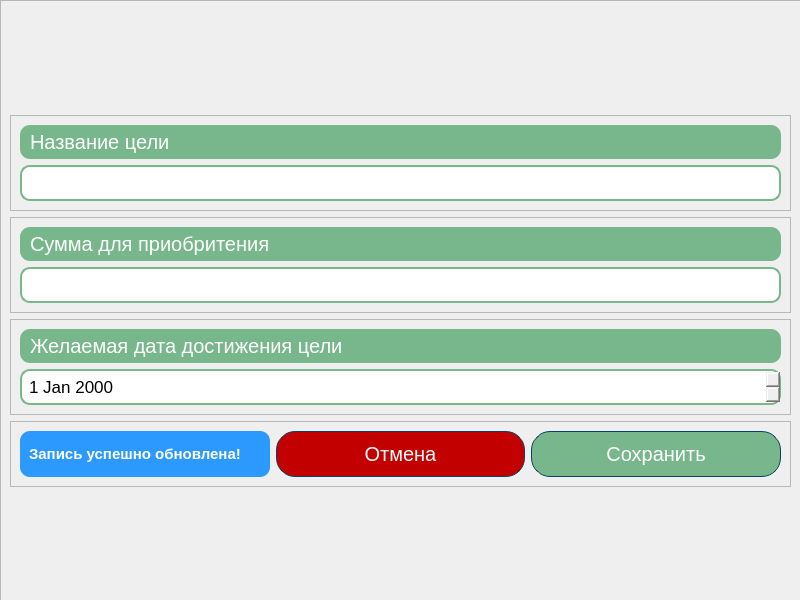
<?xml version="1.0" encoding="UTF-8"?>
<ui version="4.0">
 <class>MainWindow</class>
 <widget class="QMainWindow" name="MainWindow">
  <property name="geometry">
   <rect>
    <x>0</x>
    <y>0</y>
    <width>800</width>
    <height>600</height>
   </rect>
  </property>
  <property name="windowTitle">
   <string>MyMoneyManager</string>
  </property>
  <property name="windowIcon">
   <iconset resource="../../Pictures/Images/design.qrc">
    <normaloff>:/icons/dollar.ico</normaloff>:/icons/dollar.ico</iconset>
  </property>
  <widget class="QWidget" name="centralwidget">
   <widget class="QLabel" name="label">
    <property name="geometry">
     <rect>
      <x>-6</x>
      <y>-5</y>
      <width>811</width>
      <height>611</height>
     </rect>
    </property>
    <property name="text">
     <string/>
    </property>
    <property name="pixmap">
     <pixmap resource="../../Pictures/Images/design.qrc">:/images/money_background.jpg</pixmap>
    </property>
    <property name="scaledContents">
     <bool>true</bool>
    </property>
   </widget>
   <widget class="QFrame" name="frame">
    <property name="geometry">
     <rect>
      <x>0</x>
      <y>0</y>
      <width>801</width>
      <height>601</height>
     </rect>
    </property>
    <property name="frameShape">
     <enum>QFrame::StyledPanel</enum>
    </property>
    <property name="frameShadow">
     <enum>QFrame::Raised</enum>
    </property>
    <layout class="QVBoxLayout" name="verticalLayout_4">
     <item>
      <spacer name="verticalSpacer">
       <property name="orientation">
        <enum>Qt::Vertical</enum>
       </property>
       <property name="sizeHint" stdset="0">
        <size>
         <width>20</width>
         <height>40</height>
        </size>
       </property>
      </spacer>
     </item>
     <item>
      <widget class="QFrame" name="frame_2">
       <property name="frameShape">
        <enum>QFrame::StyledPanel</enum>
       </property>
       <property name="frameShadow">
        <enum>QFrame::Raised</enum>
       </property>
       <layout class="QVBoxLayout" name="verticalLayout">
        <item>
         <widget class="QLabel" name="label_4">
          <property name="styleSheet">
           <string notr="true">color: rgb(255,255,255);
background: rgb(120, 183, 140);
font: 20px;
padding: 5px;
border-radius: 10px;
</string>
          </property>
          <property name="text">
           <string>Название цели</string>
          </property>
         </widget>
        </item>
        <item>
         <widget class="QLineEdit" name="aimChgNameEdit">
          <property name="styleSheet">
           <string notr="true">QLineEdit {
	padding: 5px;
	border: 2px solid rgb(120, 183, 140);;
	border-radius: 10px;
	font: 17px;
}

QLineEdit::hover {
	border: 2px solid rgb(120, 155, 140);
}</string>
          </property>
         </widget>
        </item>
       </layout>
      </widget>
     </item>
     <item>
      <widget class="QFrame" name="frame_3">
       <property name="frameShape">
        <enum>QFrame::StyledPanel</enum>
       </property>
       <property name="frameShadow">
        <enum>QFrame::Raised</enum>
       </property>
       <layout class="QVBoxLayout" name="verticalLayout_2">
        <item>
         <widget class="QLabel" name="label_5">
          <property name="styleSheet">
           <string notr="true">color: rgb(255,255,255);
background: rgb(120, 183, 140);
font: 20px;
padding: 5px;
border-radius: 10px;
</string>
          </property>
          <property name="text">
           <string>Сумма для приобритения</string>
          </property>
         </widget>
        </item>
        <item>
         <widget class="QLineEdit" name="aimChgSumEdit">
          <property name="styleSheet">
           <string notr="true">QLineEdit {
	padding: 5px;
	border: 2px solid rgb(120, 183, 140);;
	border-radius: 10px;
	font: 17px;
}

QLineEdit::hover {
	border: 2px solid rgb(120, 155, 140);
}</string>
          </property>
         </widget>
        </item>
       </layout>
      </widget>
     </item>
     <item>
      <widget class="QFrame" name="frame_4">
       <property name="frameShape">
        <enum>QFrame::StyledPanel</enum>
       </property>
       <property name="frameShadow">
        <enum>QFrame::Raised</enum>
       </property>
       <layout class="QVBoxLayout" name="verticalLayout_3">
        <item>
         <widget class="QLabel" name="label_6">
          <property name="styleSheet">
           <string notr="true">color: rgb(255,255,255);
background: rgb(120, 183, 140);
font: 20px;
padding: 5px;
border-radius: 10px;
</string>
          </property>
          <property name="text">
           <string>Желаемая дата достижения цели</string>
          </property>
         </widget>
        </item>
        <item>
         <widget class="QDateEdit" name="aimChgDateEdit">
          <property name="styleSheet">
           <string notr="true">QDateEdit {
	padding: 5px;
	border: 2px solid rgb(120, 183, 140);;
	border-radius: 10px;
	font: 17px;
}

QDateEdit::hover {
	border: 2px solid rgb(120, 155, 140);
}</string>
          </property>
         </widget>
        </item>
       </layout>
      </widget>
     </item>
     <item>
      <widget class="QFrame" name="frame_5">
       <property name="frameShape">
        <enum>QFrame::StyledPanel</enum>
       </property>
       <property name="frameShadow">
        <enum>QFrame::Raised</enum>
       </property>
       <layout class="QHBoxLayout" name="horizontalLayout">
        <item>
         <widget class="QLabel" name="infoLbl">
          <property name="enabled">
           <bool>true</bool>
          </property>
          <property name="styleSheet">
           <string notr="true">color: white;
background-color: rgb(44, 153, 255);
font: 15px;
padding: 5px;
border-radius: 10px;
font-weight: bold;</string>
          </property>
          <property name="text">
           <string>Запись успешно обновлена!</string>
          </property>
         </widget>
        </item>
        <item>
         <widget class="QPushButton" name="cancelRedactBtn">
          <property name="styleSheet">
           <string notr="true">QPushButton#cancelRedactBtn {
     color: rgb(255, 255, 255);
	background-color: rgb(195, 0, 0);
	border: 1px solid #094065;
	border-radius: 19px; 
	padding: 10px;
	font-size: 20px;
 }
 QPushButton#cancelRedactBtn:hover {
    background-color: rgb(170, 0, 0);
 }</string>
          </property>
          <property name="text">
           <string>Отмена</string>
          </property>
         </widget>
        </item>
        <item>
         <widget class="QPushButton" name="saveChangeBtn">
          <property name="styleSheet">
           <string notr="true">QPushButton#saveChangeBtn {
    color: rgb(255, 255, 255);
	background-color: rgb(120, 183, 140);
	border: 1px solid #094065;
	border-radius: 19px; 
	padding: 10px;
	font-size: 20px;
 }
 QPushButton#saveChangeBtn:hover {
     background-color: rgb(120, 170, 140);
 }</string>
          </property>
          <property name="text">
           <string>Сохранить</string>
          </property>
         </widget>
        </item>
       </layout>
      </widget>
     </item>
     <item>
      <spacer name="verticalSpacer_2">
       <property name="orientation">
        <enum>Qt::Vertical</enum>
       </property>
       <property name="sizeHint" stdset="0">
        <size>
         <width>20</width>
         <height>40</height>
        </size>
       </property>
      </spacer>
     </item>
    </layout>
   </widget>
  </widget>
 </widget>
 <resources>
  <include location="../../Pictures/Images/design.qrc"/>
 </resources>
 <connections/>
</ui>
